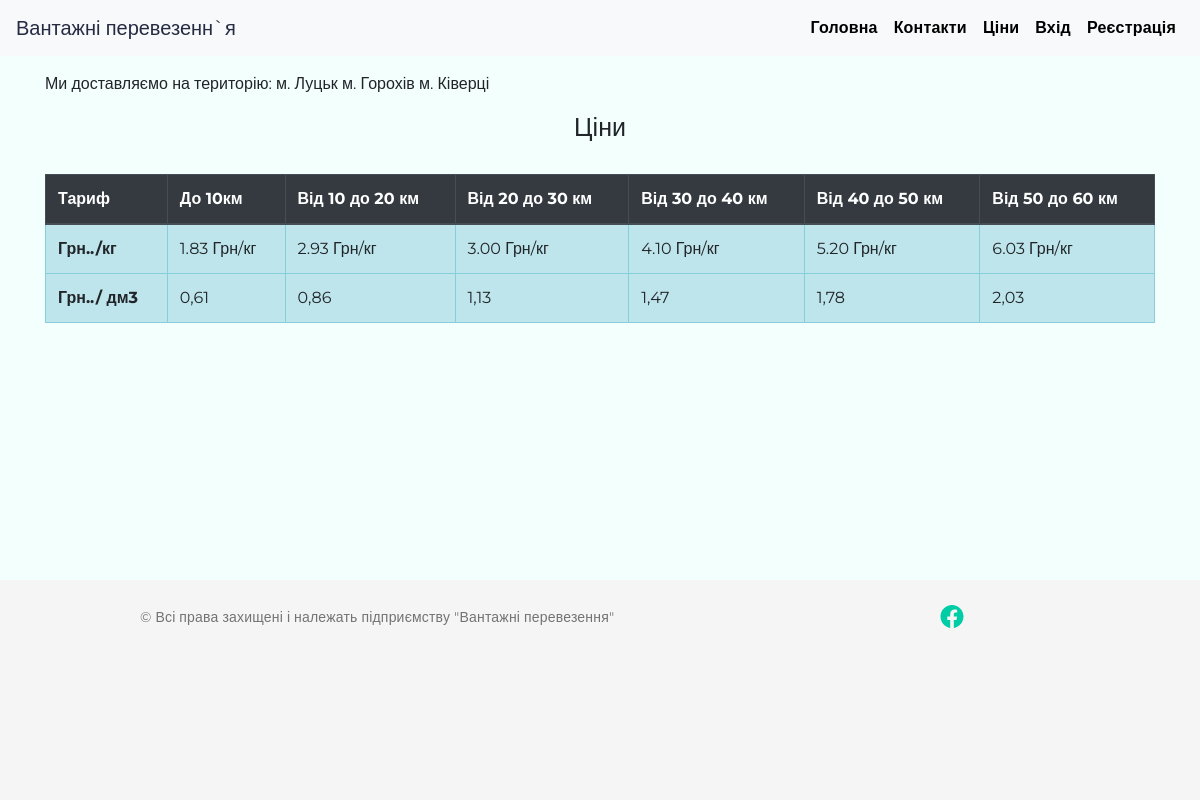
Before: /price with the older database file.
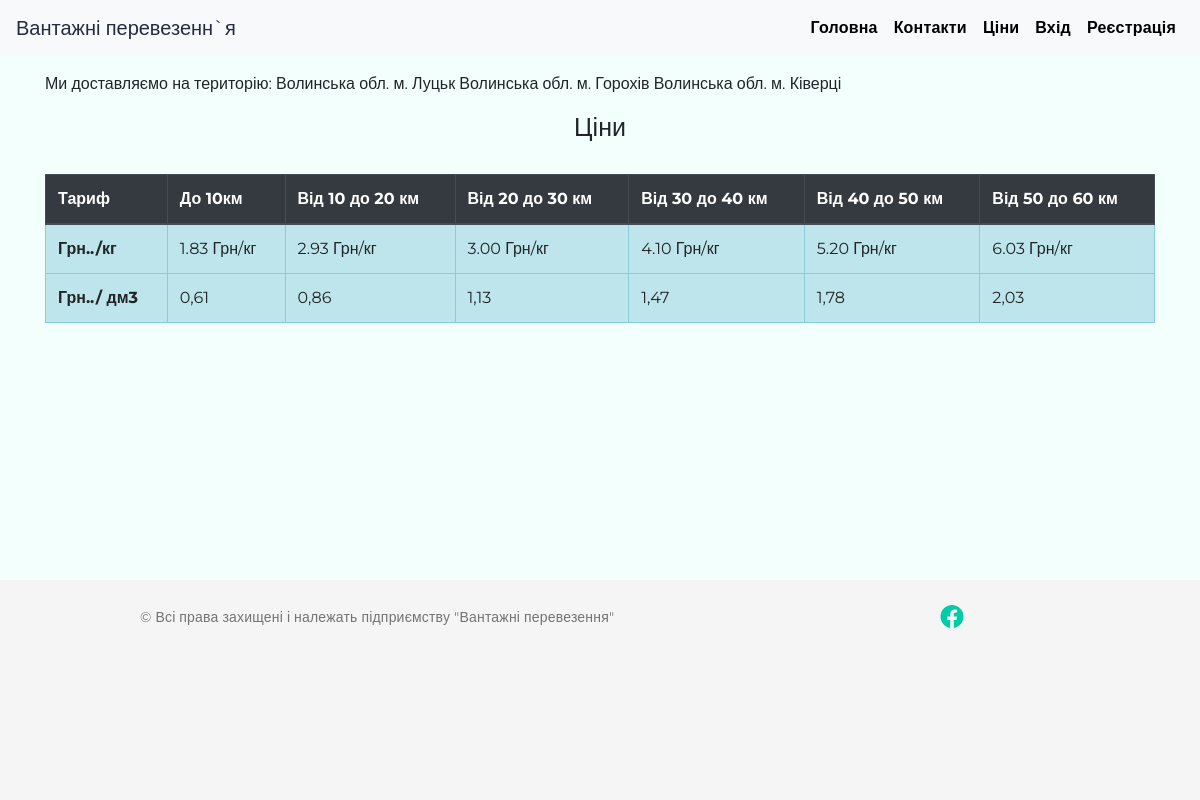
After: the same page with the newer database file.
### app.py (models this page shows, shortened)
class Citys(db.Model):
    __tablename__ = "citys"
    id = db.Column(db.Integer, primary_key = True)
    city = db.Column(db.String(255))
    users  = db.relationship("Users",secondary = "orders",overlaps = "citys")

### app.py (the view)
@app.route('/price')
def price():
    city = Citys.query.all()
    return render_template("price.html",city = city)

### templates/price.html (shortened to what this page needs)
{% extends "base.html" %}
{% block body %}
<div class="container-xl">
<p class =  "mt-3">Ми доставляємо на територію: {% for city in city %}
{{city.city}}
{% endfor %}</p>
    <div class="row justify-content-center mt-3">
        <h1 class="">Ціни</h1>
    </div>
    <div class="table-responsive">
        <table class="table table-info table-hover table-bordered mt-4">
            <thead class="thead-dark">
                <tr>
                    <th scope="col">Тариф</th>
                    <th scope="col">До 10км</th>
                    <th scope="col">Від 10 до 20 км</th>
                    <th scope="col">Від 20 до 30 км</th>
                    <th scope="col">Від 30 до 40 км</th>
                    <th scope="col">Від 40 до 50 км</th>
                    <th scope="col">Від 50 до 60 км</th>
            </thead>
            <tbody class="">
                <tr>
                    <th scope="row">Грн../кг</th>
                    <td>1.83 Грн/кг</td>
                    <td> 2.93 Грн/кг</td>
                    <td> 3.00 Грн/кг</td>
                    <td> 4.10 Грн/кг</td>
                    <td>5.20 Грн/кг</td>
                    <td>6.03 Грн/кг</td>
                </tr>
                <tr>
                    <th scope="row">Грн../ дм3</th>
                    <td>0,61</td>
                    <td>0,86</td>
                    <td>1,13 </td>
                    <td>1,47 </td>
                    <td>1,78 </td>
                    <td>2,03 </td>
                </tr>
            </tbody>
        </table>
    </div>
</div>
{% endblock %}

### templates/base.html (shortened to what this page needs)
<!doctype html>
<html lang="ru">
<head>
  <link rel="stylesheet" href="https://cdn.jsdelivr.net/npm/bootstrap@4.6.1/dist/css/bootstrap.min.css"
    as="style">
<link rel="stylesheet" type="text/css" href="{{ url_for('static', filename='style.css') }}" />
</head>
<body>
  <nav class="navbar navbar-expand-lg navbar-light bg-light  ">
    <a class="navbar-brand" href="#">Вантажні перевезенн`я </a>
    <div class="collapse navbar-collapse  " id="navbarNav">
      <ul class="navbar-nav ml-auto">
        <li class="nav-item active">
          <a class="nav-link" href="{{ url_for('index')}}">Головна
          </a>
        </li>
        <li class="nav-item">
          <a class="nav-link" href="{{ url_for('contacts')}}">Контакти</a>
        </li>
        <li class="nav-item">
          <a class="nav-link" href="{{ url_for('price')}}">Ціни</a>
        </li>
        {% if current_user.is_anonymous %}
        <li class="nav-item">
          <a class="nav-link" href="{{ url_for('login')}}">Вхід</a>
        </li>
        <li class="nav-item">
          <a class="nav-link" href="{{ url_for('register')}}"> Реєстрація</a>
        </li>
        {% endif %}
    </div>
  </nav>
  <div class="wrapper ">
    {% block body %}{% endblock %}
  </div>
<div class="container-fluid">
  <div class="footer">
    <div class="conteiner">
      <div class="row justify-content-center">
        <div class="col-md-8 col-7">
          <p> © Всі права захищені і належать підприємству "Вантажні перевезення"</p>
        </div>
        <div class="col-md-2 col-5"> <a href=""><img  src="{{ url_for('static', filename='img/facebook.svg') }}"  alt=""></a></div>
      </div>
    </div>
  </div>
</div>
</body>
</html>

### static/style.css (style rules this page uses)
* { padding: 0; margin: 0; }
html { position: relative; min-height: 100%; }
body { background-color: #F3FFFD; font-family: 'Montserrat', sans-serif; font-size: 16px; min-height: 100%; height: 100%; margin-bottom: 100px; }
.wrapper { min-height: 100%; }
.navbar { width: 100%; }
.navbar .nav-item a { font-size: 16px; font-weight: bold; line-height: 22px; letter-spacing: 0.2px; text-align: start; color: black !important; }
.navbar-light .navbar-brand { color: #252B42;; }
.footer { position: absolute; bottom: 0; left:0; width: 100%; height: 100px; background-color: #f5f5f5; padding-left: 15px; padding-right: 15px; }
.footer p { padding: 25px 25px; font-size: 14px; font-weight: normal; line-height: 24px; letter-spacing: 0.2px; color: #737373; }
.footer img { padding: 25px 25px; }
@media (max-width:1200px) { body { margin-bottom: 220px; } }
@media (max-width:1200px) { h1 { font-size: 25px; } }
@media (max-width:1200px) { .footer { height: 220px; } }

Changed rows visible on the page:
changed Citys: city "м. Луцьк" → "Волинська обл. м. Луцьк"
changed Citys: city "м. Горохів" → "Волинська обл. м. Горохів"
changed Citys: city "м. Ківерці" → "Волинська обл. м. Ківерці"
